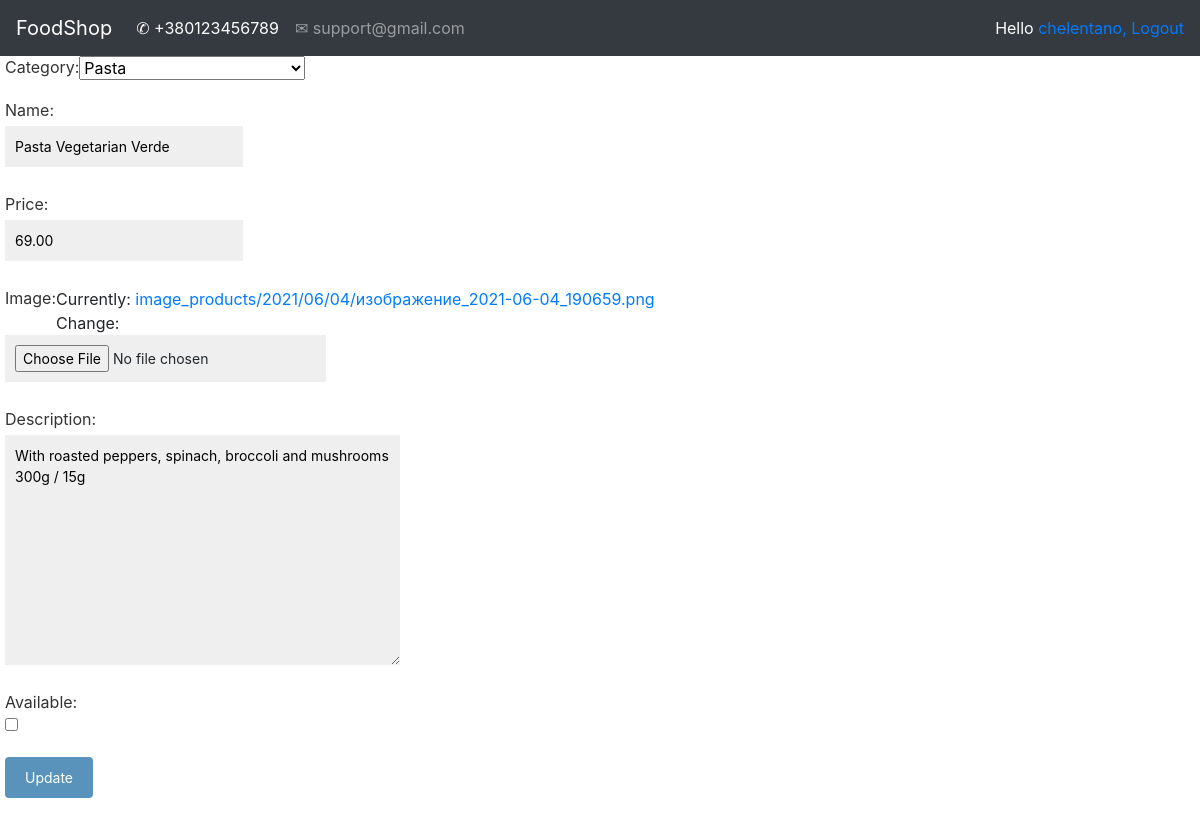
The app's page /account/update_product/43/pasta-vegetarian-verde/ (signed in), older data.
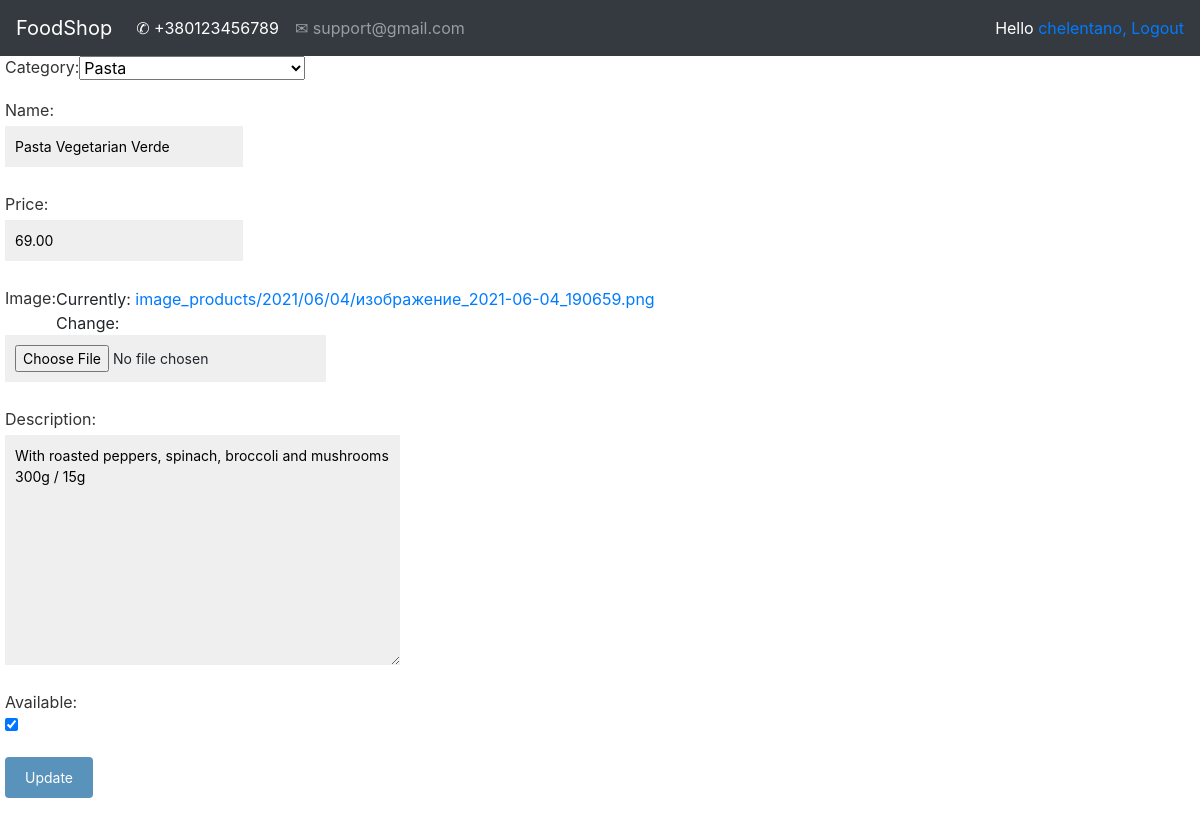
The same page, newer data.
### shop/models.py (models this page shows, shortened)
class Product(models.Model):
    shop = models.ForeignKey(Shop, on_delete=models.CASCADE)
    category = models.ForeignKey(Category, on_delete=models.CASCADE)
    name = models.CharField(max_length=150, db_index=True)
    slug = models.SlugField(max_length=150, db_index=True)
    image = models.ImageField(upload_to='image_products/%Y/%m/%d', default='image_products/no_img.png')
    description = models.TextField(blank=True)
    price = models.DecimalField(max_digits=10, decimal_places=2)
    available = models.BooleanField(default=True)
    created = models.DateTimeField(auto_now_add=True)
    updated = models.DateTimeField(auto_now=True)
    objects = ProductManager()
    class Meta:
        ordering = ('-created',)
        index_together = (('id', 'slug'),)
        default_related_name = "products"

### account/decorators.py (the view)
    def wrapper_func(request, *args, **kwargs):
        group = None
        if request.user.groups.exists():
            group = request.user.groups.filter(name='entrepreneur').exists()
        if group:
            return view_func(request, *args, **kwargs)
        else:
            return redirect('product_list')

### account/forms.py
class CreateProductForm(forms.ModelForm):
    class Meta:
        model = Product
        fields = ['shop', 'category', 'name', 'price', 'image', 'description', 'available']

### account/views.py (called while the page is built)
@login_required
@entrepreneur_only
def updateProduct(request, id, slug):
    product = Product.objects.get(id=id, slug=slug)
    form = CreateProductForm(instance=product)
    form.fields['shop'].widget = forms.HiddenInput()
    if request.method == 'POST':
        form = CreateProductForm(request.POST, instance=product)
        if form.is_valid():
            form.save()
            return redirect('my_products')
    context = {"form": form}
    return render(request, 'registration/CRUD/update_product.html', context)

### orderlist/context_processors.py (called while the page is built)
def orderlist(request):
    return {'orderlist': OrderList(request)}

### shop/models.py (called while the page is built)
    def __str__(self):
        return self.name

### templates/registration/CRUD/update_product.html (shortened to what this page needs)
{% extends 'registration/base.html' %}
{% load static %}
{% block context %}
<form action="" method="POST" enctype="multipart/form-data">
    {{ form.as_p }}
    <p><input type="submit" value="Update"></p>
</form>
{% endblock %}

Row changes from the older to the newer data that the page shows:
changed Product "Pasta": available "☐" → "☑"
